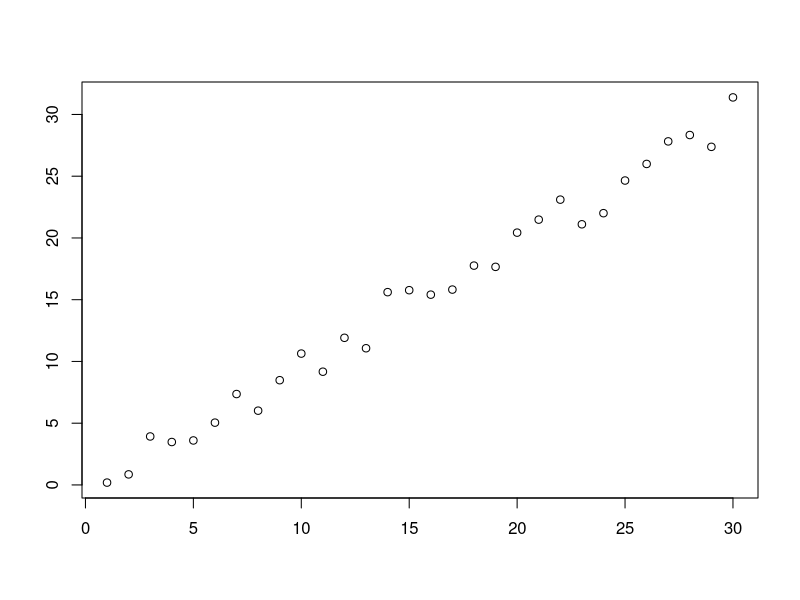

Generate this figure with R:
# Generate synthetic data
x <- seq(1, 30)
y <- x
noise <- runif(30, -1, 1)
ywnoise <- y + noise * 2

# plot point cloud on a chart
plot(x, ywnoise, xlab = NA, ylab = NA)

# combine two columns to create data grid
linoise <- cbind(x, ywnoise)

# write out to a CSV file
write.csv(linoise, file = "linoise.csv", row.names = FALSE)